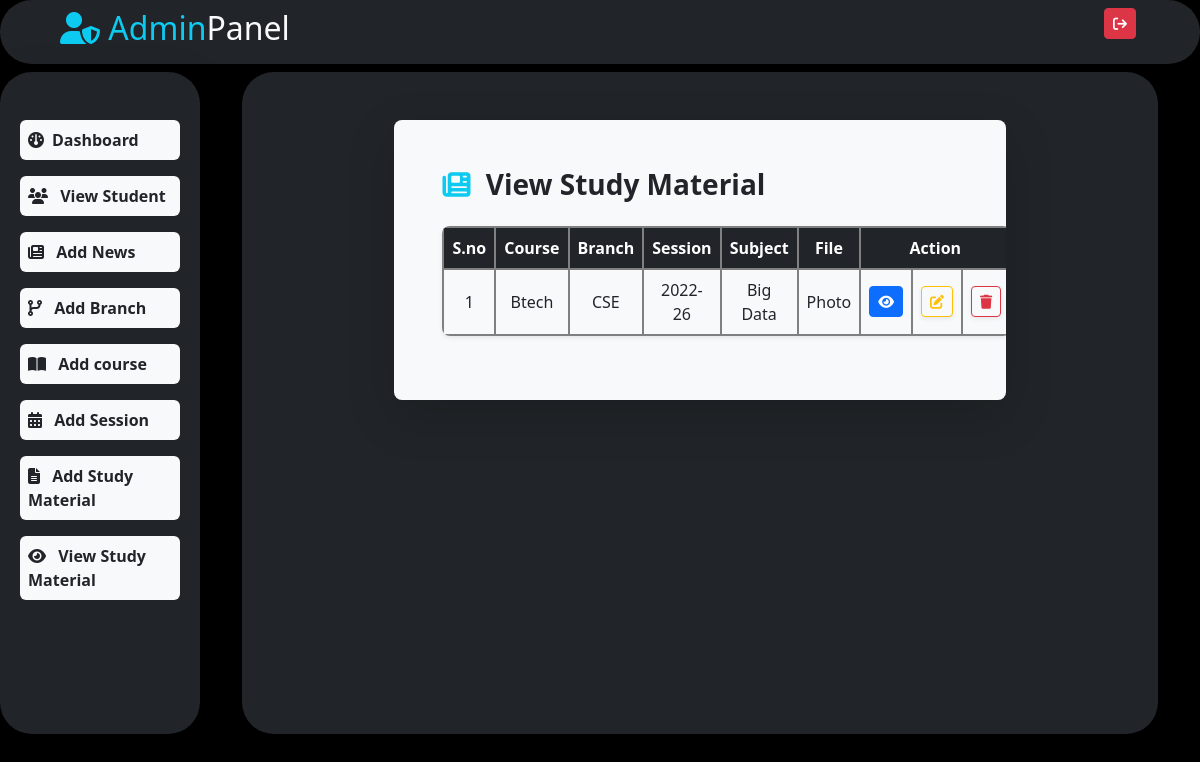
The page /index/viewstudy/ on the database its author committed.
### myapp/models.py (models this page shows)
class Study(models.Model):
    course=models.CharField(max_length=30)
    branch=models.CharField(max_length=30)
    session=models.CharField(max_length=30)
    subject=models.CharField(max_length=30)
    file_name=models.CharField(max_length=30)
    file=models.FileField(max_length=255,upload_to="study")

### myapp/views.py (the view)
# urls.py: path('viewstudy/',views.viewstudy,name="viewstudy"),
def viewstudy(request):
    st = Study.objects.all()
    return render(request, 'viewstudy.html',locals())

### myapp/templates/viewstudy.html (shortened to what this page needs)
{%extends 'index.html'%}
{%block body%}
<div class="row mt-5">
    <div class="col-md-8 p-5 mx-auto bg-light rounded-3 table-responsive shadow-lg">
        <h3 class="text-dark mb-4 fw-bold">
            <i class="fas fa-newspaper text-info me-2 fa-bounce"></i> View Study Material</h3>
        <table class="table table-hover align-middle text-center shadow-sm rounded-3 overflow-hidden">
            <thead class="table-dark">
                <tr>
                    <th scope="col">S.no</th>
                    <th scope="col">Course</th>
                    <th scope="col">Branch</th>
                    <th scope="col">Session</th>
                    <th scope="col">Subject</th>
                    <th scope="col">File</th>
                    <th scope="col" colspan="3">Action</th>
                </tr>
                </thead>
                <tbody>
                    {%for i in st%}
                    <tr>
                        <td>{{ forloop.counter }}</td>
                        <td>{{i.course}}</td>
                        <td>{{i.branch}}</td>
                        <td>{{i.session}}</td>
                        <td>{{i.subject}}</td>
                        <td>{{i.file_name}}</td>
                        <td><a href="/media/{{i.file}}" target="_blank" class="btn btn-sm btn-primary"><i class="fa fa-eye"></i></a></td>
                        <td>
                            <a href="{% url 'myapp:editstudy' i.id%}" class="btn btn-outline-warning btn-sm shadow-sm"><i class="fa fa-edit"></i></a>
                        </td>
                        <td><a href="{% url 'myapp:deletestudy' i.id%}" class="btn btn-outline-danger btn-sm shadow-sm"><i class="fa fa-trash"></i></a></td>
                    </tr>
                    {%endfor%}
                </tbody>
{%endblock%}

### myapp/static/css/style.css (style rules this page uses)
tr,th,td { border:2px solid grey; }

### myapp/templates/index.html (style rules this page uses)
.table { border-radius: 12px; overflow: hidden; }

### rows shown on the page
Study: course "Btech", branch "CSE", session "2022-26", subject "Big Data", file_name "Photo"
